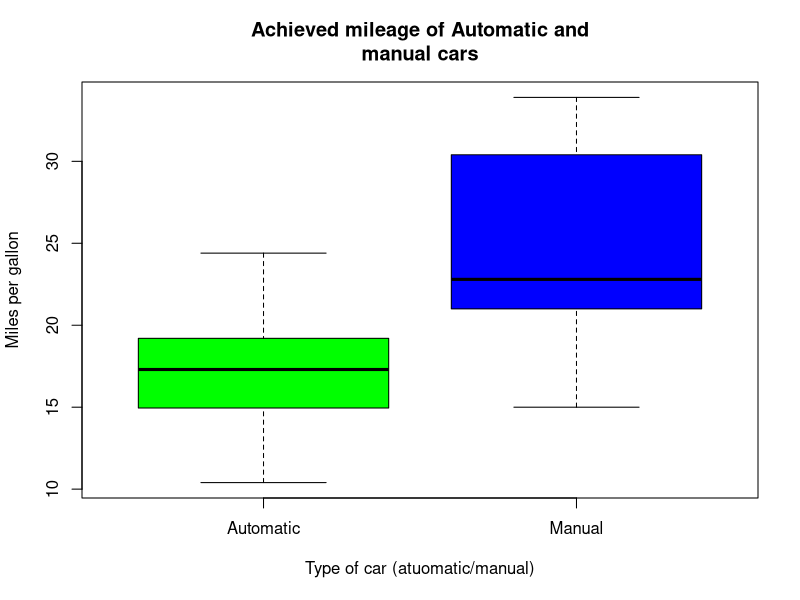

R code for this plot:
#Structure of data
head(mtcars)

#Label the am(0,1) variable
mtcars$am = factor(mtcars$am, levels = c(0,1), labels = c("Automatic", "Manual"))

#Check if labeling was correct
head(mtcars)

# Make the mtcars columns easily available
attach(mtcars)

# Calculate mean for each category of cars 
aggregate(mpg~am,data=mtcars,FUN = mean)

# Calculate the range for each category of cars
aggregate(mpg~am,data=mtcars,FUN = range)

# Plot box plots for each category to understand data distribution and identify outliers
boxplot(mpg~am,main = "Achieved mileage of Automatic and
manual cars", xlab = "Type of car (atuomatic/manual)",col =
          (c("green","blue")), ylab = "Miles per gallon")

# Perform shapiro wilk normality test for each category
aggregate(mpg~vs,data=mtcars,FUN = function(x)  shapiro.test(x))

# Extract the p values
aggregate(mpg~vs,data=mtcars,FUN = function(x)  shapiro.test(x)$p.value)

# Check if the variance in the two groups is equal
# If you have not installed car package please install it
#Load the car package that contains the levene test
library(car)
leveneTest(mpg~am, center = mean)

#The variance in the two groups is not equal. We will transform the data to remedy this
#Take the log of mpg data to stabilize variance
log.transformed.mpg = log(mpg)

#Perform a t test assuming equal variance
t.test(log.transformed.mpg~am,var.equal = TRUE)
